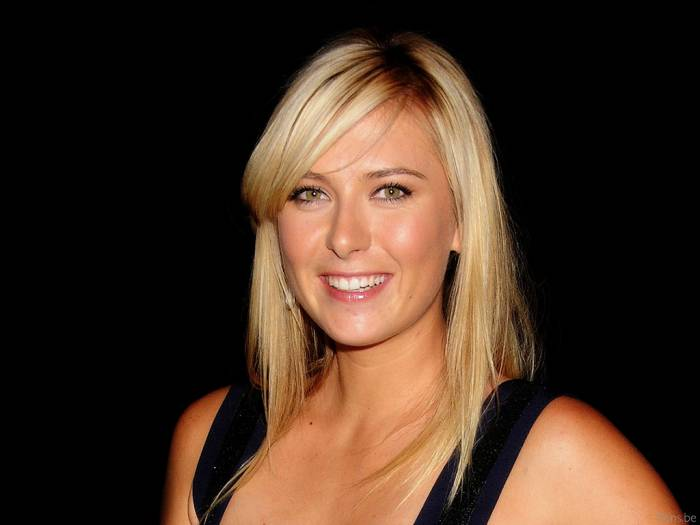
#> input picture celebrity image classification/model/dataset/maria_sharapova/maria_sharapova/pretty-maria-sharapova-visits-nike-head-quarters-and-porsche-opening-pics-and-video-inside.jpeg, 700 x 525 px, found by its file name
$ jupyter execute --allow-errors py11-sports-person-classifier_model.ipynb   (shell and % lines are left out)
#> lines starting #> are read from the running program, lines starting #| are printed output that depends on the picture; after the words box and inside, x2 and y2 are one past the last pixel; in counts of white or black regions, pixels touching at a corner belong together
[cell 1]
import numpy as np
import cv2
import matplotlib
from matplotlib import pyplot as plt

[cell 2]
import os

cwd = os.getcwd()
print(cwd)

[cell 3]
import os

os.chdir('/Users/rishisathwik/Desktop/Applications/ASU/SEM1/python projects/py11-image classify')

[cell 4]
import os

cwd = os.getcwd()
print(cwd)

[cell 5]
img = cv2.imread('./model/test_images/pretty-maria-sharapova-visits-nike-head-quarters-and-porsche-opening-pics-and-video-inside.jpeg')
#> img is the input picture: shape (525, 700, 3); mean B, G, R 34.7, 48.4, 68.9
img.shape
#> Out = (525, 700, 3)

[cell 6]
plt.imshow(img)

[cell 7]
gray = cv2.cvtColor(img,cv2.COLOR_BGR2GRAY)
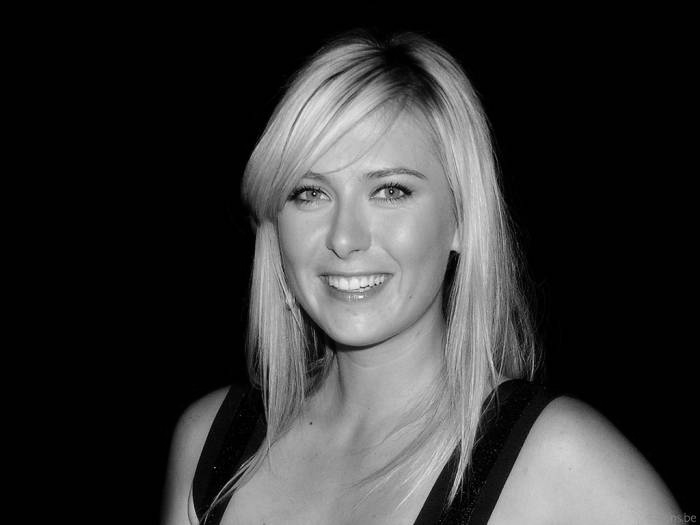
#> gray: shape (525, 700); min 0, max 245, mean 53
gray.shape
#> Out = (525, 700)

[cell 8]
gray

[cell 9]
plt.imshow(gray,cmap='gray')

[cell 10]
# to detect face details from image using HAAR Cascade

[cell 11]
face_cascade = cv2.CascadeClassifier('./model/opencv/haarcascades/haarcascade_frontalface_default.xml')
eye_cascade = cv2.CascadeClassifier('./model/opencv/haarcascades/haarcascade_eye.xml')

faces = face_cascade.detectMultiScale(gray, 1.3, 5)
#> faces = [[239, 108, 229, 229]]
faces
#> Out = [[239, 108, 229, 229]]

[cell 12]
(x,y,w,h) = faces[0]
#> x = 239; y = 108; w = 229; h = 229
x,y,w,h #face coordinates for above image
#> Out = (239, 108, 229, 229)

[cell 13]
face_img = cv2.rectangle(img,(x,y),(x+w,y+h),(255,255,255),2)
plt.imshow(face_img)

[cell 14]
# now we should detect 2 eyes

[cell 15]
cv2.destroyAllWindows()
for (x,y,w,h) in faces:
    face_img = cv2.rectangle(img,(x,y),(x+w,y+h),(255,255,255),2)
    roi_gray = gray[y:y+h, x:x+w]
    roi_color = face_img[y:y+h, x:x+w]
    eyes = eye_cascade.detectMultiScale(roi_gray)
    for (ex,ey,ew,eh) in eyes:
        cv2.rectangle(roi_color,(ex,ey),(ex+ew,ey+eh),(255,255,255),2)
#> this loop made 1 pass
#> (x, y, w, h, eyes) on pass 1: (239, 108, 229, 229, [[126, 60, 49, 49], [45, 62, 49, 49]])
#> pass 1, `roi_color = face_img[y:y+h, x:x+w]`:
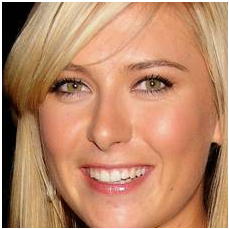
#> roi_color: shape (229, 229, 3); mean B, G, R 104.9, 136.3, 186.8
#> after the loop:
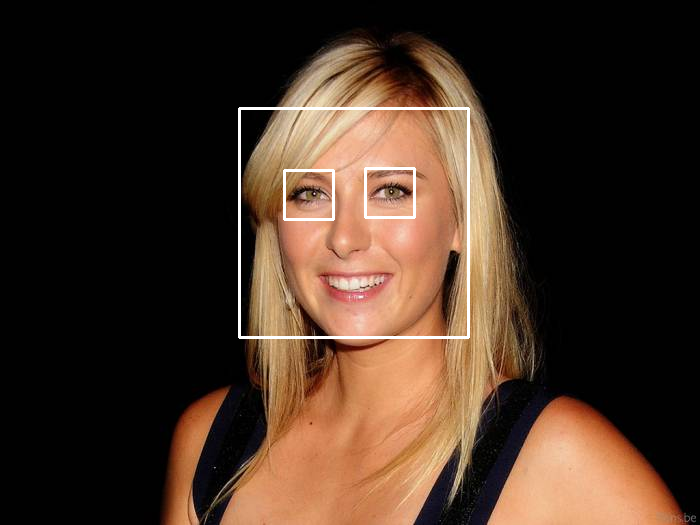
#> img: shape (525, 700, 3); mean B, G, R 36.5, 49.9, 70
#> after the loop:
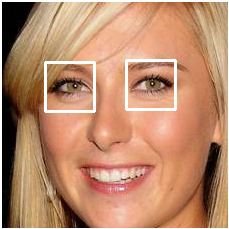
#> roi_color: shape (229, 229, 3); 2.23% of pixels changed, all inside (x1, y1, x2, y2) = (44, 59, 177, 113)


plt.figure()
plt.imshow(face_img, cmap='gray')
plt.show()

[cell 16]
plt.imshow(roi_color,cmap='gray')

[cell 17]
plt.imshow(roi_gray,cmap='gray')

[cell 18]
# now let us write a function to automate the cropping images

[cell 19]
# [10 lines of commented-out code are left out]
from PIL import Image

def get_cropped_image_if_2_eyes(image_path):
    img = Image.open(image_path)
#> img: PIL image 700x525 RGB
    img = cv2.cvtColor(np.array(img), cv2.COLOR_RGB2BGR)
    gray = cv2.cvtColor(img, cv2.COLOR_BGR2GRAY)
    faces = face_cascade.detectMultiScale(gray, 1.3, 5)
#> faces = [[239, 108, 229, 229]]
    for (x,y,w,h) in faces:
        roi_gray = gray[y:y+h, x:x+w]
        roi_color = img[y:y+h, x:x+w]
        eyes = eye_cascade.detectMultiScale(roi_gray)
        if len(eyes) >= 2:
            return roi_color
#> this loop made 1 pass
#> pass 1, in get_cropped_image_if_2_eyes, `roi_color = img[y:y+h, x:x+w]`:
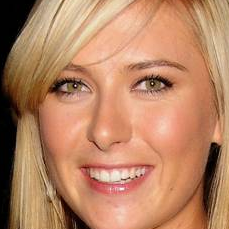
#> roi_color: shape (229, 229, 3); mean B, G, R 100, 131.9, 183.1

[cell 20]
original_image = cv2.imread('./model/test_images/pretty-maria-sharapova-visits-nike-head-quarters-and-porsche-opening-pics-and-video-inside.jpeg')
plt.imshow(original_image)

[cell 21]
cropped_image = get_cropped_image_if_2_eyes('./model/test_images/pretty-maria-sharapova-visits-nike-head-quarters-and-porsche-opening-pics-and-video-inside.jpeg')
plt.imshow(cropped_image)

[cell 22]
# if the image has no proper visible eyes then we need to ignore them as below

[cell 23]
org_image_obstructed = cv2.imread('./model/test_images/NINTCHDBPICT000555871244-e1579584387360.jpeg')
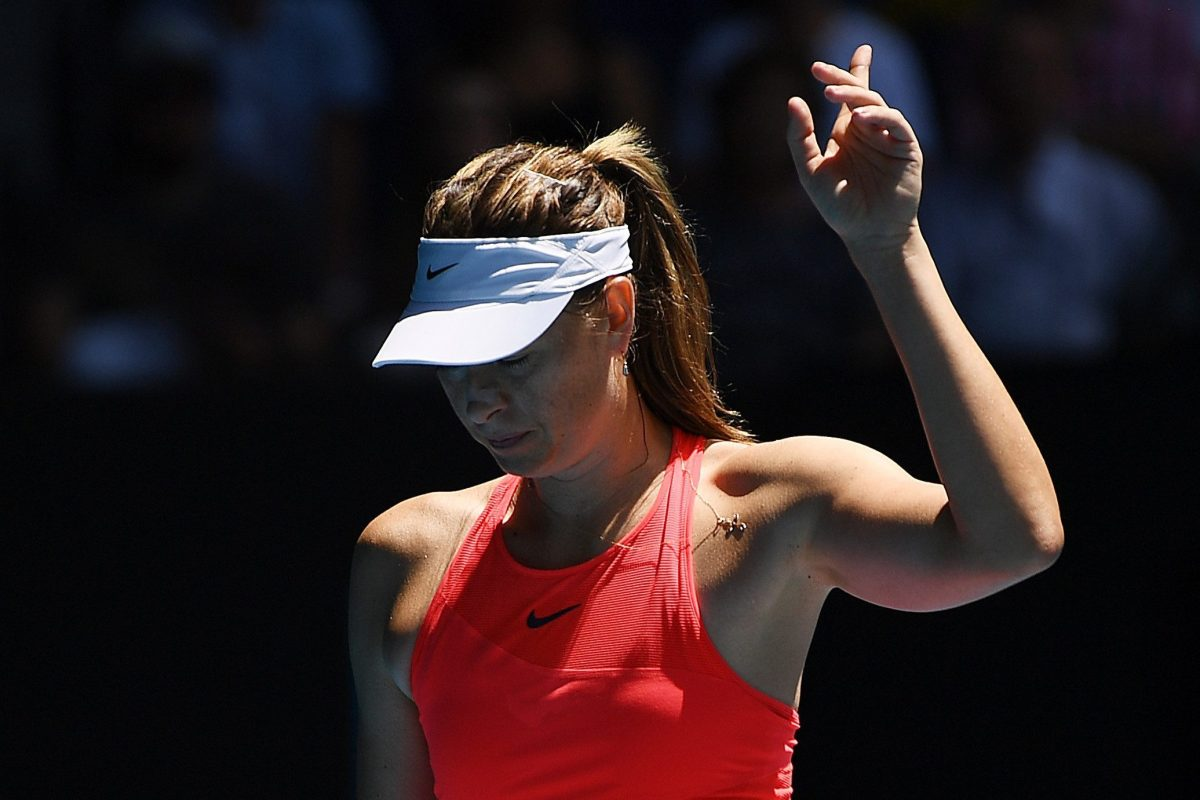
#> input picture celebrity image classification/model/dataset/maria_sharapova/maria_sharapova/NINTCHDBPICT000555871244-e1579584387360.jpeg, 1200 x 800 px, found by its file name
#> org_image_obstructed is the input picture: shape (800, 1200, 3); mean B, G, R 33, 31.2, 45.9
plt.imshow(org_image_obstructed)

[cell 24]
cropped_image_no_2_eyes = get_cropped_image_if_2_eyes('./model/test_images/NINTCHDBPICT000555871244-e1579584387360.jpeg')
#> in get_cropped_image_if_2_eyes (call 2), `gray = cv2.cvtColor(img, cv2.COLOR_BGR2GRAY)`:
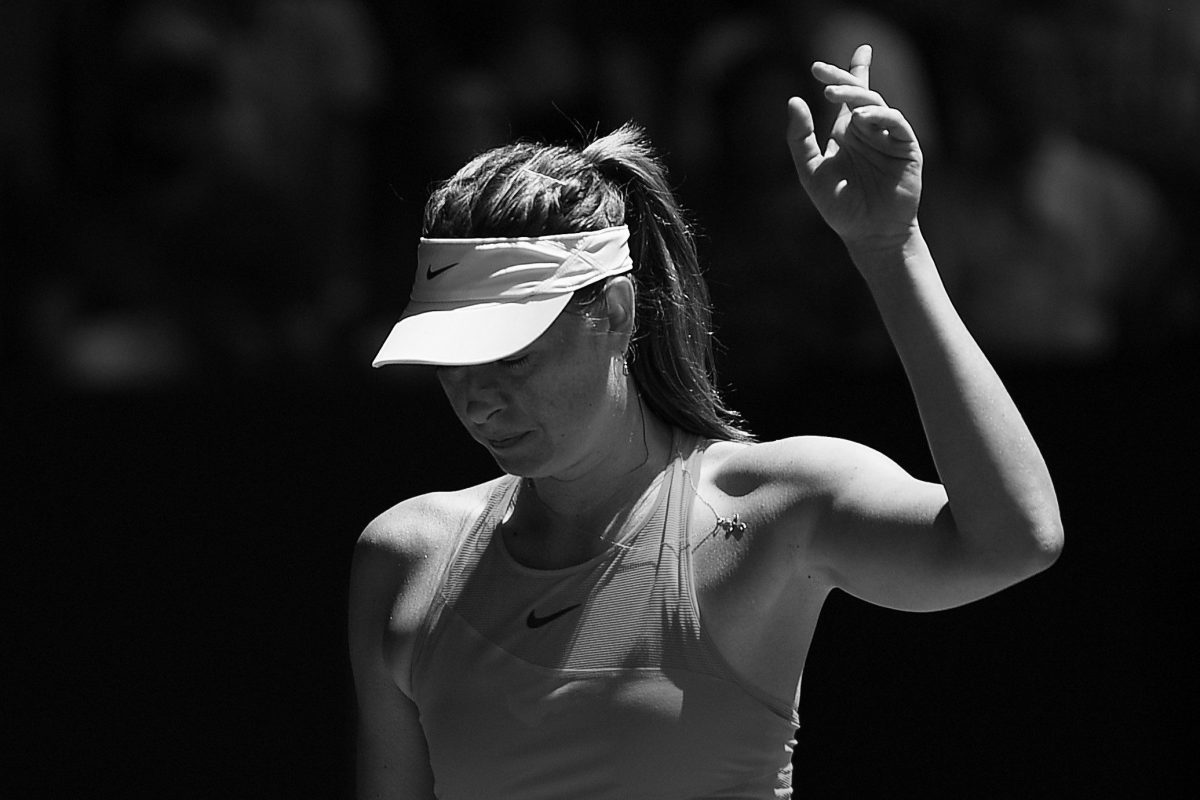
#> gray: shape (800, 1200); min 0, max 255, mean 35.8
#> in get_cropped_image_if_2_eyes (call 2), `faces = face_cascade.detectMultiScale(gray, 1.3, 5)`: faces = ()
cropped_image_no_2_eyes # it wont return anything as it has no clear eyes

[cell 25]
path_to_data = "./model/dataset/"
path_to_cr_data = "./model/dataset/cropped/"

[cell 26]
import os
img_dirs = []
for entry in os.scandir(path_to_data):
    if entry.is_dir():
        img_dirs.append(entry.path)

[cell 27]
img_dirs

[cell 28]
import shutil
if os.path.exists(path_to_cr_data):
    shutil.rmtree(path_to_cr_data)
os.mkdir(path_to_cr_data)

[cell 29]
cropped_image_dirs = []
celebrity_file_names_dict = {}

for img_dir in img_dirs:
    count = 1
    celebrity_name = img_dir.split('/')[-1]
    print(celebrity_name)

    celebrity_file_names_dict[celebrity_name] = []

    for entry in os.scandir(img_dir):
        if entry.name.endswith('.jpg') or entry.name.endswith('.jpeg') or entry.name.endswith('.png'):
            roi_color = get_cropped_image_if_2_eyes(entry.path)
            if roi_color is not None:
                cropped_folder = os.path.join(path_to_cr_data, celebrity_name)
                if not os.path.exists(cropped_folder):
                    os.makedirs(cropped_folder)
                    cropped_image_dirs.append(cropped_folder)
                    print("generating cropped images in folder: ", cropped_folder)
                cropped_file_name = f"{celebrity_name}_{count}.png"
                cropped_file_path = os.path.join(cropped_folder, cropped_file_name)

                cv2.imwrite(cropped_file_path, roi_color)
                celebrity_file_names_dict[celebrity_name].append(cropped_file_path)
                count += 1

[cell 30]
for img_dir in cropped_image_dirs:
    celebrity_name = img_dir.split('/')[-1]
    file_list = []
    for entry in os.scandir(img_dir):
        file_list.append(entry.path)
    celebrity_file_names_dict[celebrity_name] = file_list

[cell 31]
celebrity_file_names_dict

[cell 32]
import numpy as np
import pywt
from PIL import Image

def w2d(img, mode='haar', level=1):
    # Convert PIL image to numpy array
#> called with mode = 'db1', level = 5
    imArray = np.array(img)

    # Datatype conversions
    # Convert to grayscale
    imArray = np.array(Image.fromarray(imArray).convert('L'))
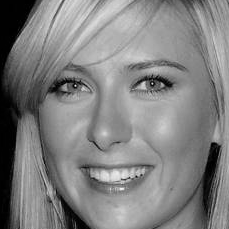
#> imArray: shape (229, 229); min 0, max 242, mean 128.2
    # Convert to float
    imArray = np.float32(imArray) / 255.0

    # Compute coefficients
    coeffs = pywt.wavedec2(imArray, mode, level=level)
#> coeffs = 6 items

    # Process Coefficients
    coeffs_H = list(coeffs)
#> coeffs_H = 6 items
    coeffs_H[0] *= 0

    # Reconstruction
    imArray_H = pywt.waverec2(coeffs_H, mode)
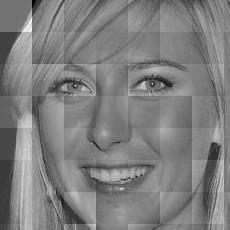
#> imArray_H: shape (230, 230) float32; min -0.62, max 0.622, mean 3.89e-05; drawn with min black and max white
    imArray_H *= 255
    imArray_H = np.uint8(imArray_H)
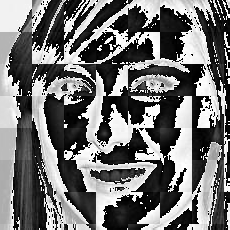
#> imArray_H: shape (230, 230); min 0, max 255, mean 113.7

    return imArray_H

[cell 33]
im_har = w2d(cropped_image,'db1',5)
plt.imshow(im_har, cmap='gray')

[cell 34]
class_dict ={}
count = 0
for celebrity_name in celebrity_file_names_dict.keys():
    class_dict[celebrity_name] = count
    count+=1
class_dict
